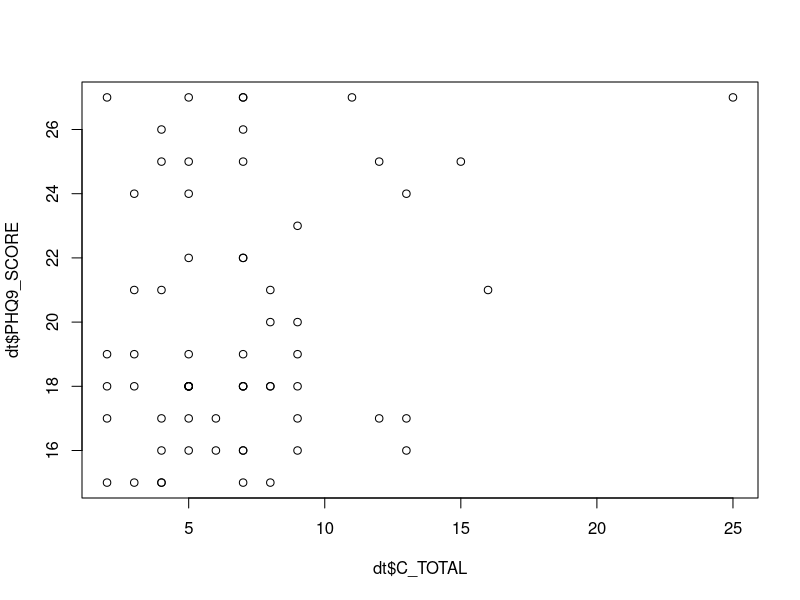
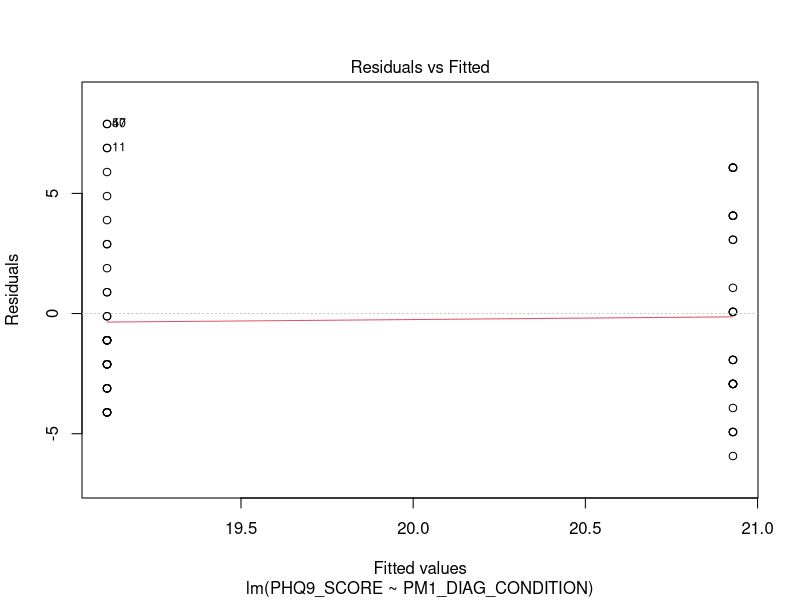
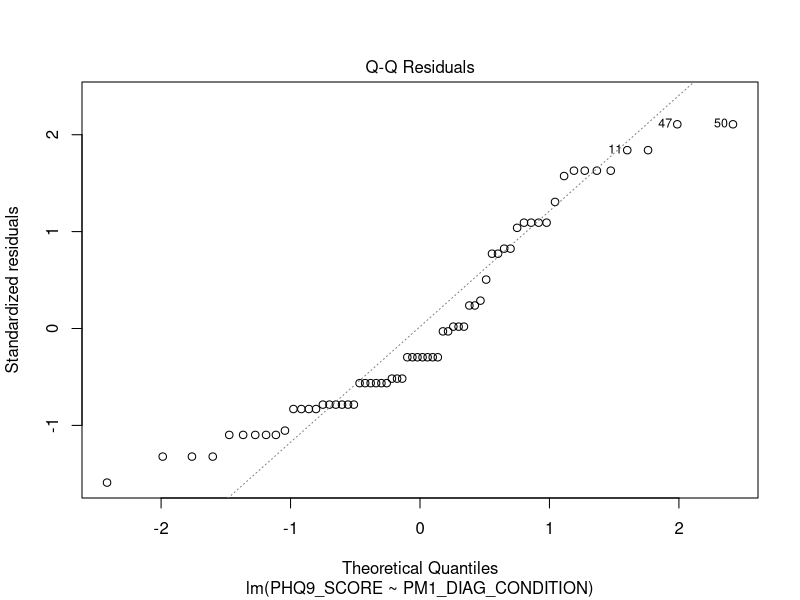
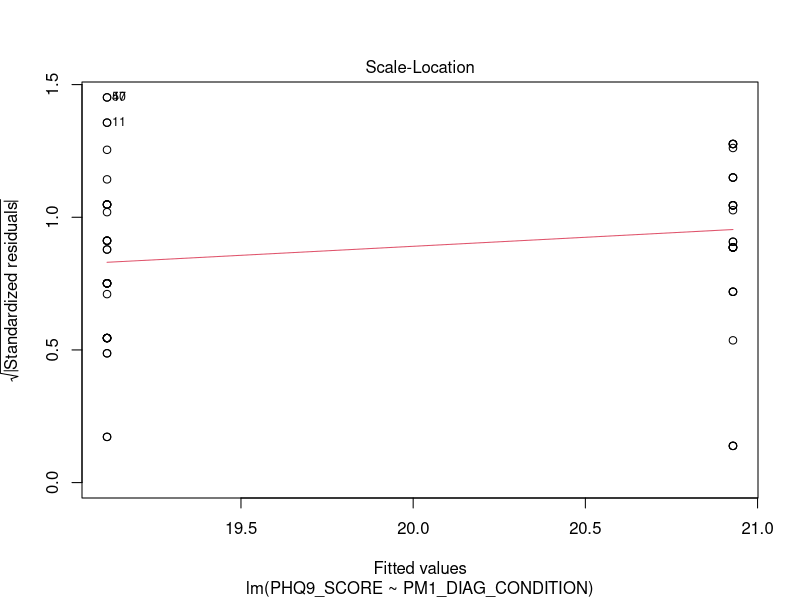
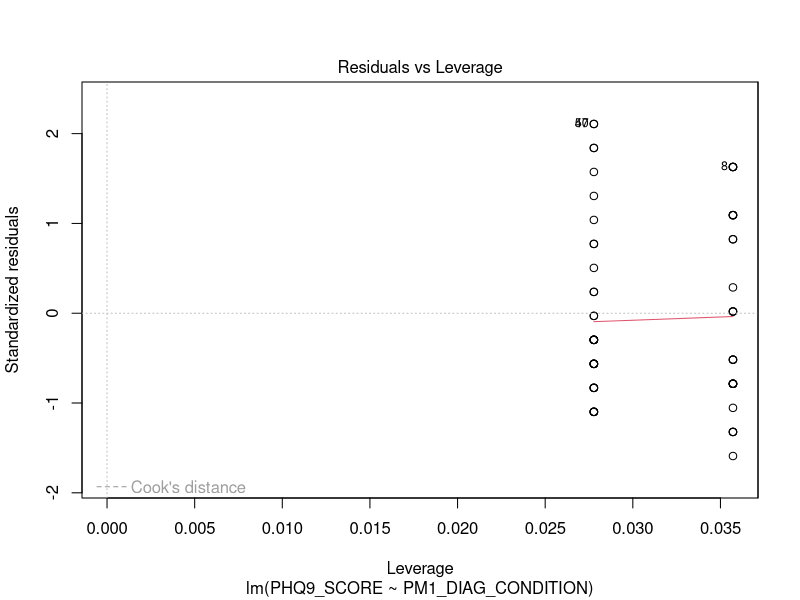
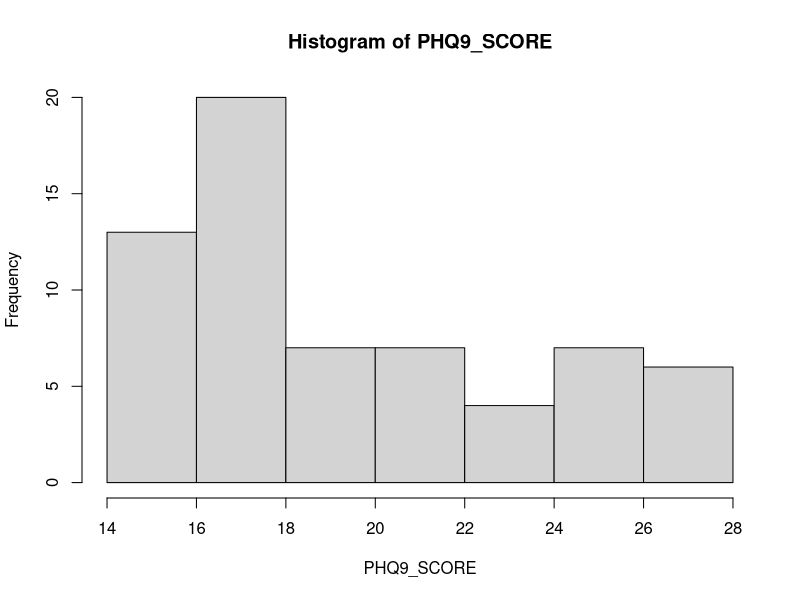
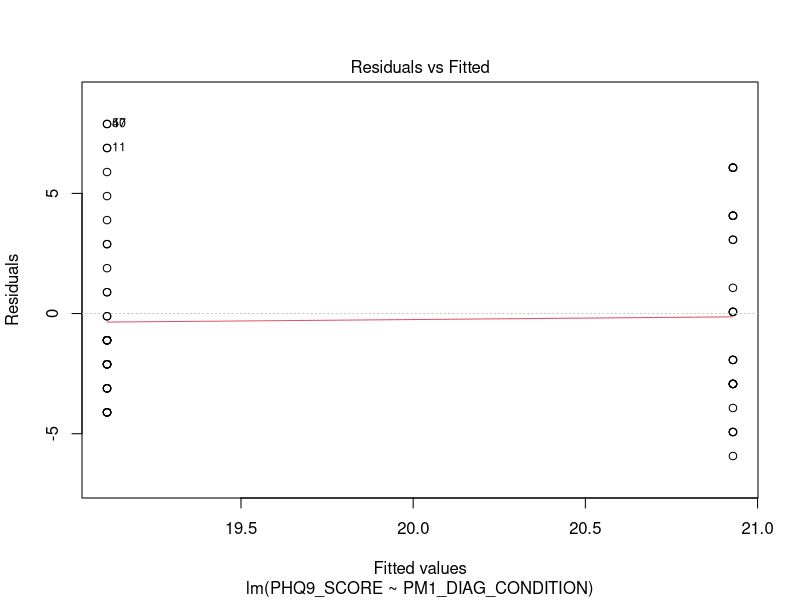
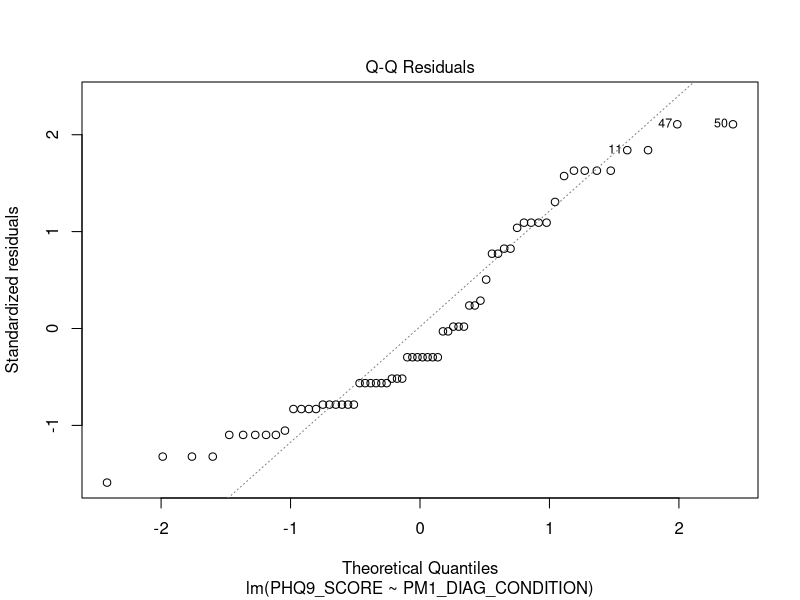

These charts were generated, in order, by the following R code: (Note: this script raises an error after producing the figures.)
rm(list = ls())
require(data.table)
require(magrittr) # special pipe operators
require(psych) # describe()
require(dplyr) # data wrangling
require(knitr) 
require(ggpubr)

set.seed(7079540) # for reproducibility

# Import data
dt <- read.csv("../Data/AHRI_DATASET_PM_MANUSCRIPT_DATA.csv")
dt %<>% as.data.table
md <- read.csv("../Data/AHRI_DATASET_PM_MANUSCRIPT_CODEBOOK.csv") # metadata
md %<>% as.data.table

# Data wrangling ----------------------------------------------------------
dt %<>% select(PHQ9_SCORE, PM1_DIAG_CONDITION, C_DP, C_TOTAL, CCI_SCORE) # keep main variables only
str(dt)

# Inclusion criteria include:
dt %<>% filter(C_DP == 1) # experienced depression last year
dt %<>% filter(PM1_DIAG_CONDITION != -99) # keep category 0 and 1 only (no need to use C_DP since these people are *diagnosed* with some psychiatric disorder)
dt$PM1_DIAG_CONDITION <- factor(dt$PM1_DIAG_CONDITION, levels = c(0, 1))
md[VAR == "PHQ9_GE10"]$Description
#dt %<>% filter(PHQ9_GE10 == 1) # "while most patients (88%) with major depression had scores of 10 or greater."
dt %<>% filter(PHQ9_SCORE >= 15) # most patients with PHQ9 score of 15 or higher get treatment

# Descriptive statistics -----------------------------------------------------
describeBy(dt$PHQ9_SCORE, dt$PM1_DIAG_CONDITION)

# Fit standard linear model -----------------------------------------------
mod <- lm(PHQ9_SCORE ~ PM1_DIAG_CONDITION, data = dt)
summary(mod)

# Assumptions -------------------------------------------------------------

# Linearity
plot(x = dt$C_TOTAL, y = dt$PHQ9_SCORE)

# homoscedasticity (constant residual variance)
plot(mod)[1] 

# normality in the outcome
dt %$% hist(PHQ9_SCORE) # DEPENDENT VARIABLE  

# normality in residuals
plot(mod)[2] # QQ-plot shows divergence from normality at the tails

# Gibbs sampling ----------------------------------------------------------

# First step: specify priors for each parameter. 

# # Uninformative priors (compare with standard lm)
# # b0 
# mu00 <- 1 
# zeta00 <- 1.0E4  
# # b1 
# mu10 <- 1
# zeta10 <- 1.0E4
# nu10 <- 100 # prior df's -> bigger = wider tails
# # variance (σ^2) 
# a_0 = 1 
# b_0 = 1
# sig2_0 = 1/rgamma(1, shape = a_0, rate = b_0) 

# Informative priors. These are based on the historical data (see manuscript)
# b0 
mu00 <- 0 # Q. make this based on data or whatever
zeta00 <- 1.0E4 
# b1 
mu10 <- -11.7 # prior mean
zeta10 <- 3^2 # prior variance 
nu10 <- 25 # prior df's: smaller -> heavier tails
# variance (σ^2) 
a_0 = 1.0E4 
b_0 = 1.0E4 # large values for scale and shape denote strong belief 

# Second step: the Gibbs algorithm

post_b1 <- function(b0, b1, sig2, y, x1) { # MH function for b1
  I <- -(b1^2) * ((sum(x1^2))/(2*sig2)) + b1 * ((sum(x1*(y - b0))) / (sig2)) # likelihood
  II <- (1 + ((b1 - mu10)^2)/(nu10*zeta10))^((nu10+1)/2) # prior
  r_post <- exp(I) * II
  return(r_post) 
}

gibbs.chains <- function(b0, b1, sig2, y, x1) {
  warmup <- 1000
  H <- 25000 + warmup # number of samples drawn 
  n_par <- 3
  simulated <- matrix(0, nrow = H, ncol = n_par)
  colnames(simulated) <- c("b0","b1", "sig2") 
  simulated[1, ] <- c(b0, b1, sig2)
  
  for (h in 2:H) { # determine full conditional distribution for...

    # b0:
    mu0 <- (sum(y-b1*x1)/sig2 + (mu00/zeta00))/((nrow(dt) / sig2) + (1 / zeta00))  
    sd0 <- sqrt(1 / ((nrow(dt) / sig2) + (1 / zeta00)))
    b0 <- rnorm(1, mu0, sd0) # sample from distribution
    
    # b1 (incl. MH, Non-conjugate prior):
    beta1_c <- b1 
    beta1_n <- rnorm(1, mean = 0, sd = 3)   # Sample from proposal density
    r_post <- post_b1(b0, beta1_n, sig2, y, x1)/post_b1(b0, beta1_c, sig2, y, x1) # Ratio of posterior distributions
    r_prop <- beta1_c / beta1_n   # Ratio of proposal distribution
    r <- r_post * r_prop # Acceptance ratio r
    u <- runif(1, min = 0, max = 1)   # 'Sample a probability' from the uniform distribution
    ifelse(u <= abs(r), b1 <- beta1_n, b1 <- beta1_c) # retain of reject newly sampled value
    
    # # b1 (exc. MH)
    # mu1 <- (sum(x1*(y-b0)) / sig2 + (mu10/zeta10)) / ((sum(x1^2) / sig2) + (1 / zeta10))
    # sd1 <- sqrt(1 / ((sum(x1^2) / sig2) + (1 / zeta10)))
    # b1 <- rnorm(1, mu1, sd1)
    
    # variance: 
    a_1 <- (nrow(dt) / 2) + a_0 # posterior shape
    S <- sum(y - (b0 + b1*x1))^2 # RSS
    b_1 <- (S / 2) + b_0 # posterior scale 
    sig2 <- 1 / rgamma(1, a_1, b_1)
    
    simulated[h, ] <- c(b0, b1, sig2)  # Save them all 
    
  }
  
  return(simulated)
  
}

# Third: obtain the Gibbs estimates

dt$PM1_DIAG_CONDITION <- ifelse(dt$PM1_DIAG_CONDITION == 1, 1, 0) # make numeric
# Choose starting values for each of the parameters
chain1 <- gibbs.chains(b0 = 10, b1 = 0.3, sig2 = 0.5, y = dt$PHQ9_SCORE, x1 = dt$PM1_DIAG_CONDITION)
chain2 <- gibbs.chains(b0 = 2, b1 = 3, sig2 = 5, y = dt$PHQ9_SCORE, x1 = dt$PM1_DIAG_CONDITION) 


# Estimates ---------------------------------------------------------------

chain1 <- as.data.table(chain1[1001:nrow(chain1), ]) # remove warmup
chain2 <- as.data.table(chain2[1001:nrow(chain2), ]) # and transform into datatable

gibbs_stats <- function(chain) { # requires a datatable, with columns as parameters
  
  perc <- c(0.025, 0.975)
  x <- chain[, lapply(.SD, mean)] # EAP
  y <- chain[, lapply(.SD, sd)] # SD
  z <- chain[, lapply(.SD, function(x) quantile(x, perc))] # CI
  estimates <- cbind(t(x), t(y), t(z))
  rownames(estimates) <- c("Intercept", "PM", "Variance")
  colnames(estimates) <- c("Beta", "SD", "2.5% ", "97.5%")
  return(estimates)
  
}

gibbs_stats(chain1) %>% write.csv(., file = "../Output/Estimates_chain1.csv", row.names = F)
gibbs_stats(chain2) %>% write.csv(., file = "../Output/Estimates_chain2.csv", row.names = F)

# Assess convergence ------------------------------------------------------

# Traceplots
traceplot <- function(chain1, chain2) {   # only handles 2 chains (per parameter)
  
  par <- colnames(chain1)
  H <- nrow(chain1)
  
  for (i in 1:length(par)) {
    
    ggplot() + 
      geom_line(chain1, mapping = aes_string(x = I(1:H), y = par[i]), color = "#CC3399", linewidth = 0.4) +  # alpha = 0.8
      geom_line(chain2, mapping = aes_string(x = I(1:H), y = par[i]), color = "#0000FF", linewidth = 0.4) +  # alpha = 0.6
      ggtitle("Convergence plot") +
      ylab("Sampled value") +
      xlab("Number of iterations") +
      theme(
        plot.title = element_text(color = "black", size = 11, face = "bold.italic", hjust = 0.45),
        axis.title.x = element_text(color = "#333333", size = 10, face = "bold"),
        axis.title.y = element_text(color = "#333333", size = 10, face = "bold"))

  ggsave(paste0("../Output/traceplot_", par[i], ".png"), width = 8, height = 4)
  }
  
  
}

traceplot(chain1, chain2)


# Autocorrelation plots
autocors <- function(chain) {    # only handles 2 chains (per parameter)
  
  lags <- 40 # number of lags
  par <- colnames(chain)
  
  autocor <- matrix(0, nrow = lags, ncol = length(par))
  for (i in 1:length(par)) {

      for (j in 1:lags) {
        autocor[j, i] <- cor(chain[1:I(nrow(chain)-j), ..i], chain[(j+1):nrow(chain), ..i])
      }
  } 
  
  autocor %<>% as.data.table()
  setnames(autocor, c("V1", "V2", "V3"), par)
  return(autocor)

}

ac1 <- autocors(chain1)
ac2 <- autocors(chain2) 

autocorplot <- function(ac1, ac2) {
  
  par <- colnames(ac1)
  lags <- nrow(ac1)
  
  for (i in 1:length(par)) {
  
    ggplot() +
    geom_bar(ac1, mapping = aes_string(x = I(1:lags), y = par[i]), col = "#CC3399", width = 0.1, alpha = 0.4, stat = "identity") +
    geom_bar(ac2, mapping = aes_string(x = I(1:lags), y = par[i]), col = "#FF99FF", width = 0.1, alpha = 0.4, stat = "identity") +
    ggtitle("Chain 1") +
    xlab("Lag") +
    ylab("Autocorrelation") +
    ylim(0,1) + # fix y axis to compare among different parameters
    theme(
      plot.title = element_text(color = "grey44", size = 11, face = "bold.italic", hjust = 0.45),
      axis.title.x = element_text(color = "#333333", size = 10, face = "bold"),
      axis.title.y = element_text(color = "#333333", size = 10, face = "bold"))
  
  ggsave(paste0("../Output/acplot_", par[i], ".png"), width = 8, height = 4)
  
  }
  
}

autocorplot(ac1, ac2)

